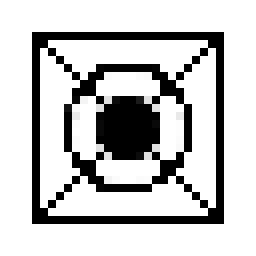
#> input picture img/img_01.png, 32 x 32 px (shown 8 times larger)
$ python transformada.py
#> lines starting #> are read from the running program, lines starting #| are printed output that depends on the picture
#> further down, img is the input picture: shape (32, 32, 3); min 0, max 255, mean 198.2
### aula_08/calculos.py
import cv2 as cv
import numpy as np
from math import cos, pi, sqrt

def cosDCT(x, i, N):
    return cos( ( (2.0*x+1)*i*pi) / (2*N) )

def alfa(x, a1, a2):
    return a1 if x==0 else a2


def DCT(image: cv.Mat):
    h, w = image.shape
#> h = 32; w = 32
    n = w
#> n = 32
    if n>h: h = w
    newImg = np.zeros(image.shape)
    alfa1 = 1.0/sqrt(n)
#> alfa1 = 0.177
    alfa2 = sqrt(2.0/n)
#> alfa2 = 0.25

    cossenos = [[0 for col in range(n)] for row in range(n)]
    for i in range(w):
        for j in range(h):
            cossenos[i][j] = cosDCT(i, j, n)

    for i in range(w):
        for j in range(h):
            soma = 0

            for x in range(w):
                for y in range(h):
                    soma += image[x][y] * cossenos[x][i] * cossenos[y][j]

            aux = alfa(i, alfa1, alfa2) * alfa(j, alfa1, alfa2) * soma
            newImg[i][j] = aux
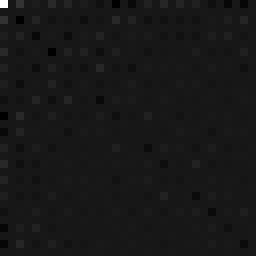
#> newImg: shape (32, 32) float64 (shown 8 times larger); min -652.4, max 6343.1, mean 7.4; drawn with min black and max white

    return newImg


def iDCT(image: cv.Mat):
    h, w = image.shape
#> h = 32; w = 32
    n = w
#> n = 32
    if n>h: h = w
    newImg = np.zeros(image.shape)
    alfa1 = 1.0/sqrt(n)
#> alfa1 = 0.177
    alfa2 = sqrt(2.0/n)
#> alfa2 = 0.25

    for i in range(w):
        for j in range(h):
            soma = 0

            for x in range(w):
                aux = cosDCT(i,x,n)
                alfai = alfa(x, alfa1, alfa2)
                for y in range(h):
                    soma += alfai * alfa(y,alfa1,alfa2) * image[x][y] * aux * cosDCT(j,y,n)

            newImg[i][j] = soma
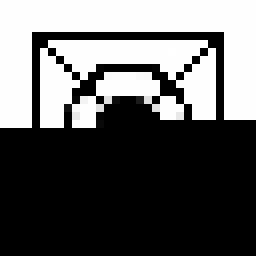
#> newImg: shape (32, 32) float64 (shown 8 times larger); min -2.53e-12, max 255, mean 96.5; drawn with min black and max white

    return newImg

### aula_08/transformada.py
from hashlib import new
import math
import cv2 as cv
import numpy as np
from math import cos, pi
from calculos import iDCT, DCT

img_name = '../img/img_01.png'
img = cv.imread(img_name)

newImg = np.zeros(img.shape)
img = cv.cvtColor(np.float32(img), cv.COLOR_BGR2GRAY)
img1 = DCT(img)
#> (the run stopped early here; a loop or call above may not have finished)
